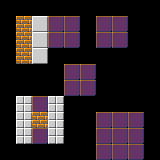

Below is a game level as drawn by its tile map, then a one-line description and the .tmx file that defines it, in full:
An orthogonal 10x10 tile map with 16x16 px tiles, 1 tile layer (Tile Layer 1).

<map version="1.10" tiledversion="1.11.0" orientation="orthogonal" renderorder="right-down" width="10" height="10" tilewidth="16" tileheight="16" infinite="0" nextlayerid="2" nextobjectid="1">
 <tileset firstgid="1" source="../tileset.tsx" />
 <layer id="1" name="Tile Layer 1" width="10" height="10">
  <data encoding="csv">
0,0,0,0,0,0,0,0,0,0,
0,1,2,3,3,0,3,3,0,0,
0,1,2,3,3,0,3,3,0,0,
0,1,2,0,0,0,0,0,0,0,
0,0,0,0,3,3,0,0,0,0,
0,0,0,0,3,3,0,0,0,0,
0,4,3,4,0,0,0,0,0,0,
0,4,1,4,0,0,3,3,3,0,
0,4,3,4,0,0,3,3,3,0,
0,0,0,0,0,0,3,3,3,0
</data>
 </layer>
</map>
